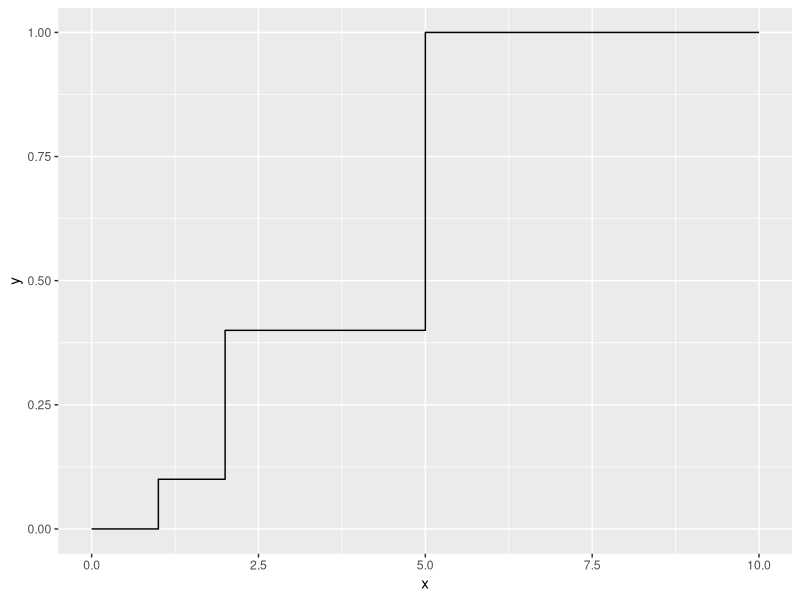
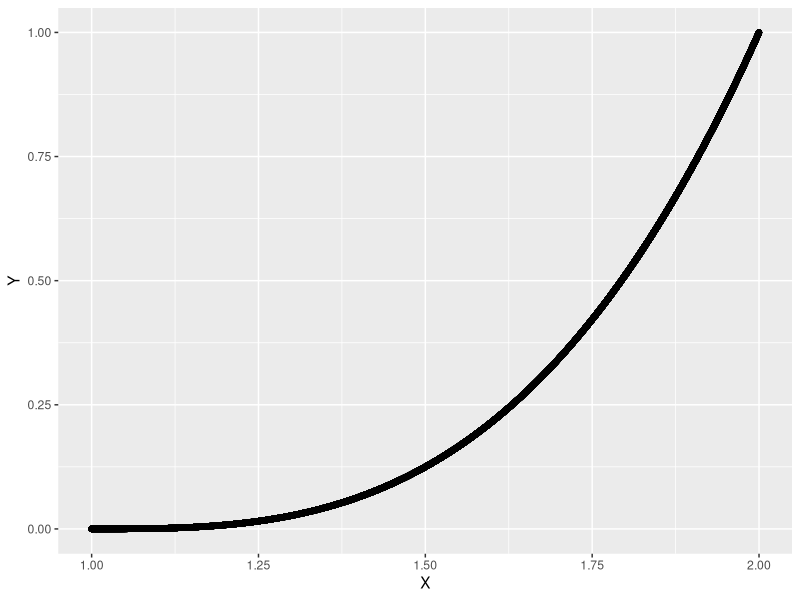
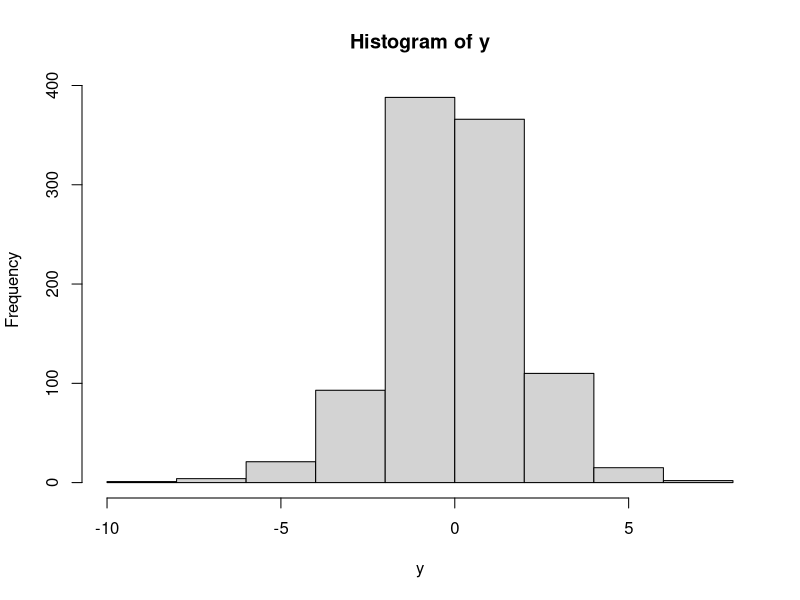
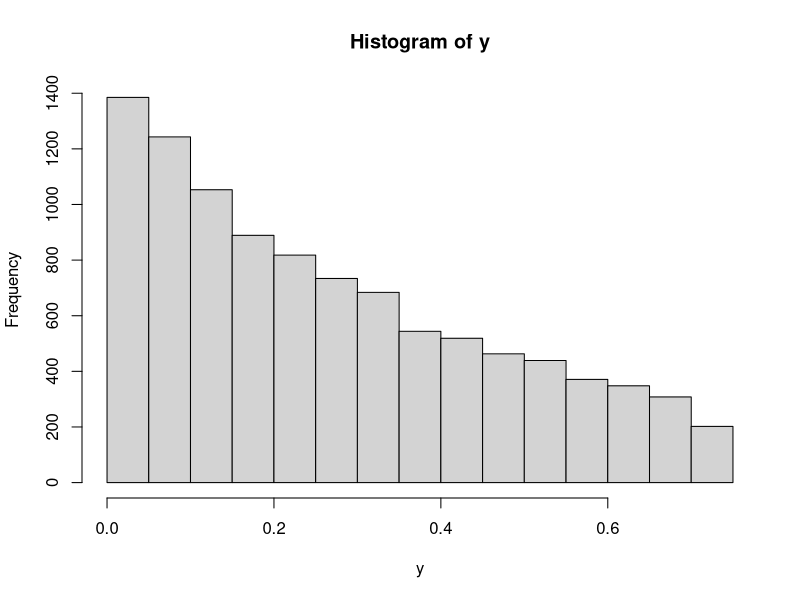
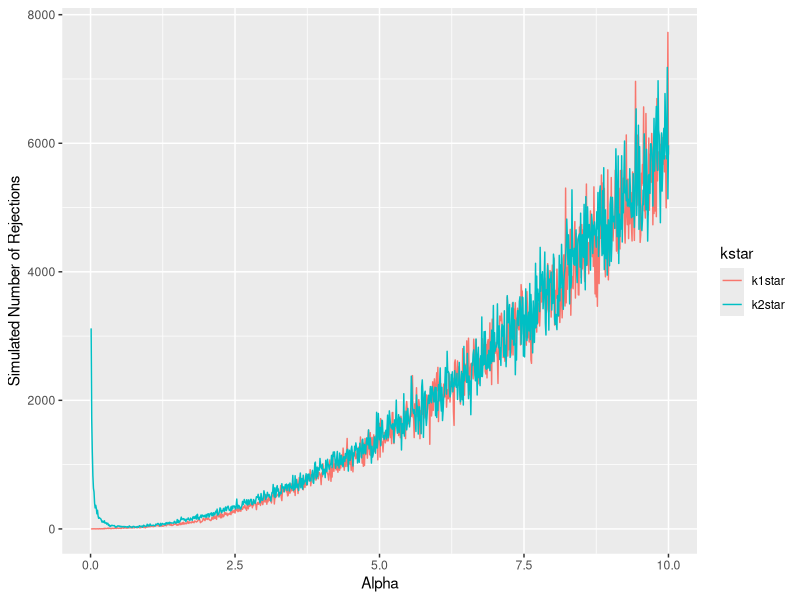
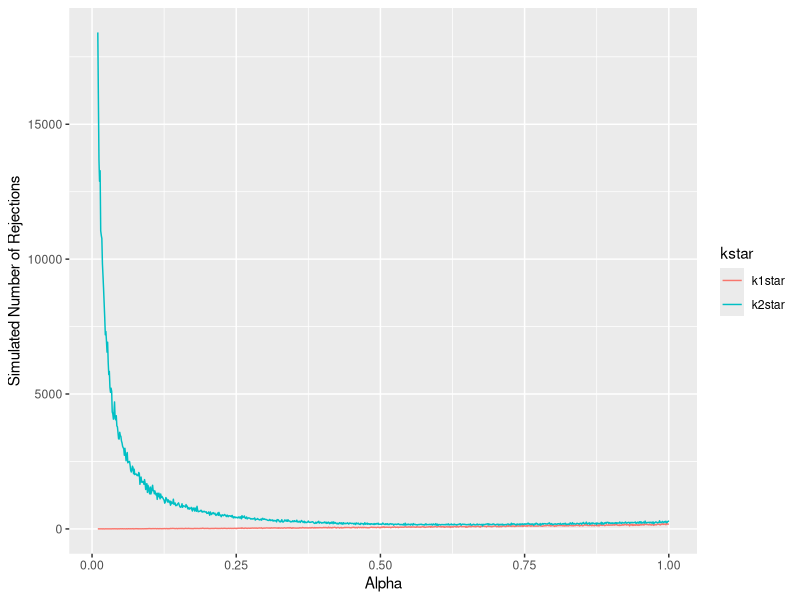
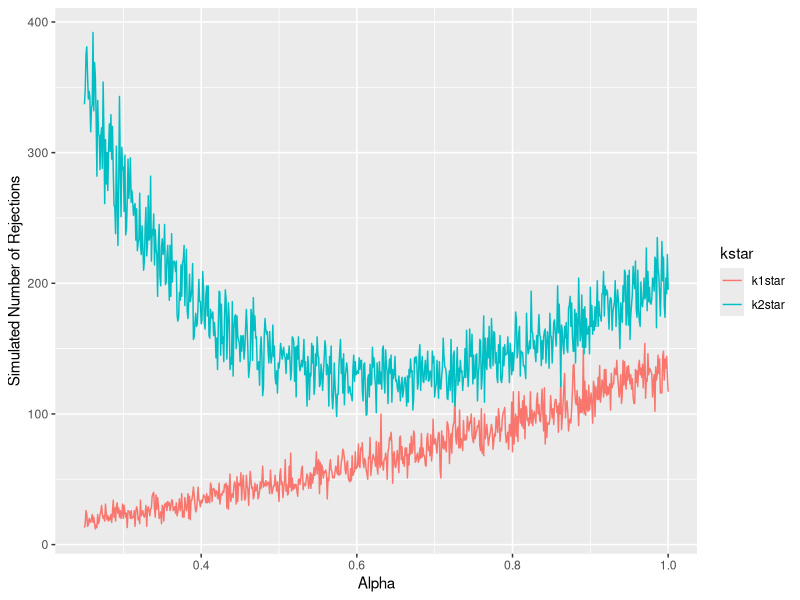
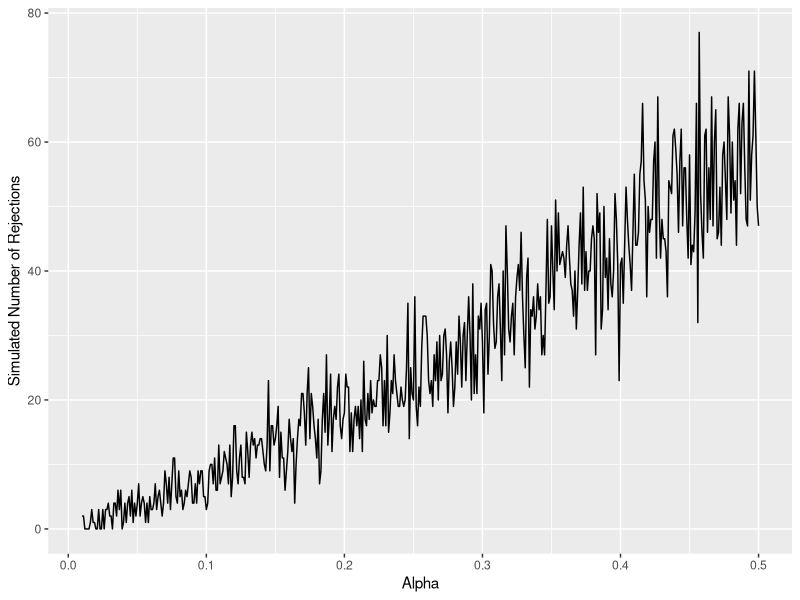

Write the R code that produced these figures, in order.
## ---- chunk 1
knitr::opts_chunk$set(echo = TRUE)
## ---- chunk 2
library(tidyverse)
## ---- chunk 3
data1 <- data.frame(
x <- c(0, 1, 2, 5, 10),
y <- c(0, .1, .4, 1, 1)
)
ggplot(data1, aes(x=x, y=y)) + geom_step()
## ---- chunk 4
funk <- function(){
value <- runif(1)
out <- NA
if (value > 0.4) {out = 5}
else if (value > 0.1 & value <= .4) {out = 2}
else {out = 1}
return(out)
}
funk()
## ---- chunk 5
Y.sim <- function() {
  U <- runif(1)
  Y <- 1
  while (U > 1 - 1/(1+Y)) {
Y <- Y + 1
}
return(Y) 
}

SIM <- replicate(Y.sim(), n = 100000)
mean(SIM)
## ---- chunk 6
Shoes_Tried_NOT_Bought<- function(){
N = rpois(n=1, lambda = 10)
X <- rgeom(n = N, p = .8)
Y <- sum(X)
out <- list(N = N, X = X, Y = Y)
return(out)
}
Shoes_Tried_NOT_Bought()
## ---- chunk 7
individual_case <- function(j){
  (exp(-10)*10^j)/(factorial(j)) * (.8^j)
}
Theoretical <- c(1:150) %>% map_dbl(~individual_case(.x)) %>% sum(); Theoretical
## ---- chunk 8
exp(-10)*exp(8)
## ---- chunk 9
out <-replicate(10000, Shoes_Tried_NOT_Bought()) %>%  t() %>% as.tibble() %>% select("Y") %>% unlist()
sum(out == 0) / length(out)

## ---- chunk 10
inv <- function(x){
  x^(1/3) +1
}
u <- runif(1000)
y <- inv(u)
## ---- chunk 11
CDF <- function(x){
  x^3 - 3*x^2 + 3*x -1
}
X = seq(1,2,.00001)
Y = CDF(X)
dat <- data.frame(X, Y)
ggplot(dat, aes(x=X, y=Y)) + geom_point()


## ---- chunk 12
f_inv <- function(x){
  -log(1/x -1)
}
u <- runif(1000)
y <- f_inv(u)
hist(y)
## ---- chunk 13
inverse <- function(x){
  sqrt(3/(-2*x + 3)) - 1
}
u <- runif(10000)
y <- inverse(u)
hist(y)
c(mean(y),var(y))
mean_theory <- -3/sqrt(3) + 2
var_theory <- 3*log(sqrt(3)) + 18/sqrt(3) - 12
c(mean_theory, var_theory)
## ---- chunk 14
Cauchy_inv <- function(alpha, x){
  alpha * tan(pi*x)
}
## ---- chunk 15
#kstar1 <- pi*alpha/sqrt(2*pi)
#kstar2 <- exp(-1+alpha/2)/sqrt(2*pi)*pi*(2)/alpha


norm.sim1 <- function(alpha) {
  reject_count <- 0
  
f <- function(x) {1/sqrt(2*pi)*exp(-X^2/2)}
h <- function(x) {alpha/(pi*(alpha*2+x^2))}
kstar1 <- pi*alpha/sqrt(2*pi)
while (TRUE) {
X <- alpha * tan(pi*runif(1))
Y <- runif(1, 0, kstar1*h(X))
if (Y < f(X)) return(c(X, reject_count))
else reject_count <- reject_count + 1
}
}

norm.sim1(alpha = 1)
 
norm.sim2 <- function(alpha) {
  reject_count <- 0

f <- function(x) {1/sqrt(2*pi)*exp(-X^2/2)}
h <- function(x) {alpha/(pi*(alpha*2+x^2))}
kstar2 <- 1/sqrt(2*pi)*pi*(alpha^2+1)/alpha
while (TRUE) {
X <- alpha * tan(pi*runif(1))
Y <- runif(1, 0, kstar2*h(X))
if (Y < f(X)) return(c(X, reject_count))
else reject_count <- reject_count + 1 
}
}
norm.sim2(alpha = 1)

Rejection_sum1 <- function(alp, N){
output <- replicate(norm.sim1(alpha = alp), n=N) %>% t() %>% as.tibble()
sum1 <-sum(output$V2)
return(sum1)
}

Rejection_sum2 <- function(alp, N){
output <- replicate(norm.sim2(alpha = alp), n=N) %>% t() %>% as.tibble()
sum2 <-sum(output$V2)
return(sum2)
}

alpha_seq <- seq(.01, 10, .01)

X = rep(alpha_seq, 2)

Y1 <- map_dbl(alpha_seq, function(x) Rejection_sum1(alp = x, N=100))
Y2 <- map_dbl(alpha_seq, function(x) Rejection_sum2(alp = x, N=100))
Y<- c(Y1, Y2) 

kstar <- c(rep("k1star", length(alpha_seq)), rep("k2star", length(alpha_seq)))

data <- data.frame(X, Y, kstar)
ggplot(data, aes(x=X, y = Y, col=kstar)) + geom_line() + xlab("Alpha") + ylab("Simulated Number of Rejections")
## ---- chunk 16
alpha_seq <- seq(.01, 1, .001)
X = rep(alpha_seq, 2)

Y1 <- map_dbl(alpha_seq, function(x) Rejection_sum1(alp = x, N=500))
Y2 <- map_dbl(alpha_seq, function(x) Rejection_sum2(alp = x, N=500))
Y<- c(Y1, Y2) 

kstar <- c(rep("k1star", length(alpha_seq)), rep("k2star", length(alpha_seq)))

data <- data.frame(X, Y, kstar)
ggplot(data, aes(x=X, y = Y, col=kstar)) + geom_line() + xlab("Alpha") + ylab("Simulated Number of Rejections")
## ---- chunk 17
alpha_seq <- seq(.25, 1, .001)
X = rep(alpha_seq, 2)

Y1 <- map_dbl(alpha_seq, function(x) Rejection_sum1(alp = x, N=400))
Y2 <- map_dbl(alpha_seq, function(x) Rejection_sum2(alp = x, N=400))
Y<- c(Y1, Y2) 

kstar <- c(rep("k1star", length(alpha_seq)), rep("k2star", length(alpha_seq)))

data <- data.frame(X, Y, kstar)
ggplot(data, aes(x=X, y = Y, col=kstar)) + geom_line() + xlab("Alpha") + ylab("Simulated Number of Rejections")
## ---- chunk 18

alpha_seq <- seq(0.01, .5, .001)
X = alpha_seq

Y1 <- map_dbl(alpha_seq, function(x) Rejection_sum1(alp = x, N=500))
#Y2 <- map_dbl(alpha_seq, function(x) Rejection_sum2(alp = x, N=500))
Y<- c(Y1, Y2) 

kstar <- c(rep("k1star", length(alpha_seq)), rep("k2star", length(alpha_seq)))

data <- data.frame(X, Y1)
ggplot(data, aes(x=X, y = Y1)) + geom_line() + xlab("Alpha") + ylab("Simulated Number of Rejections")

